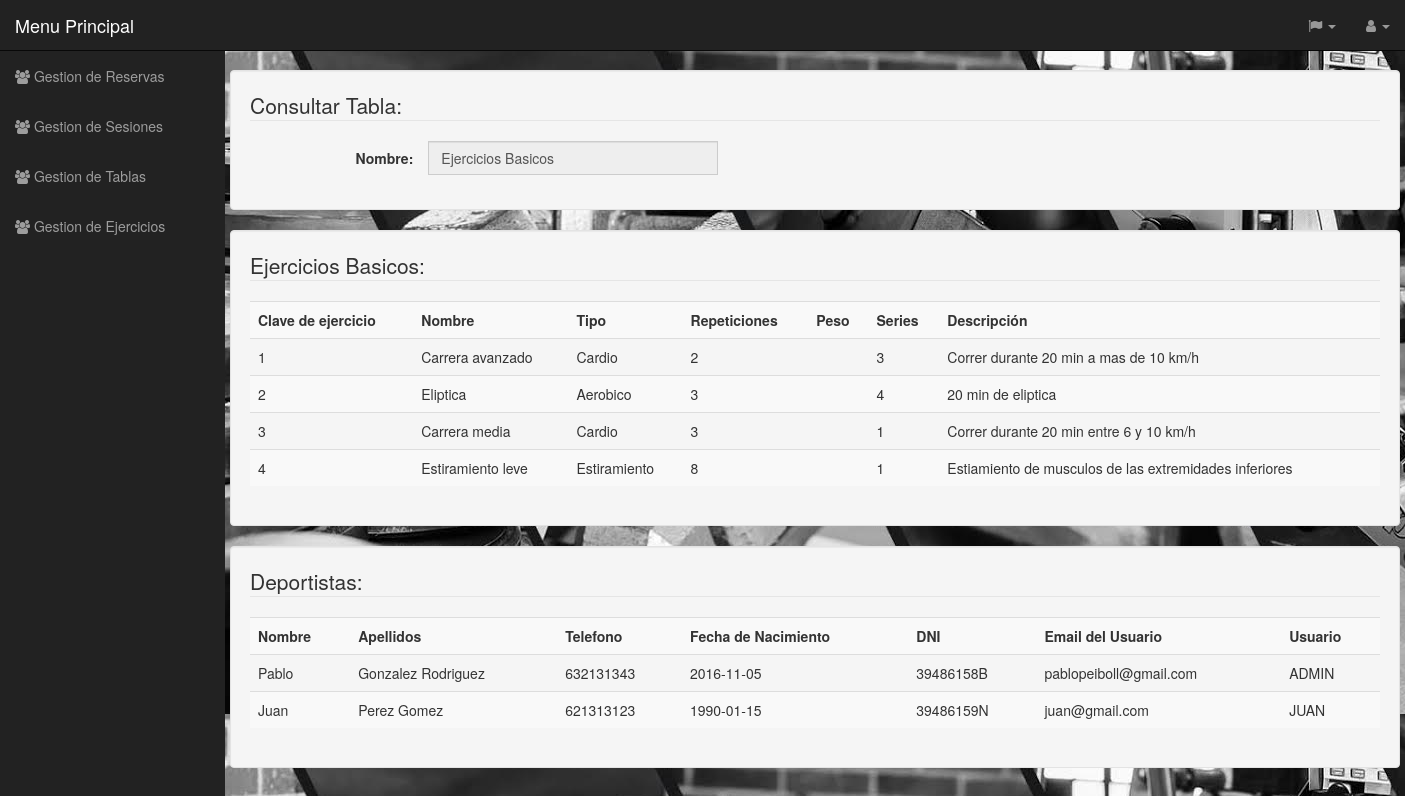
/Controlador/TABLA_Controller.php?accion=Consultar&id_Tabla=1, run on the app's committed database.
### tables this page shows
CREATE TABLE Tabla (
  id_Tabla int(11) NOT NULL AUTO_INCREMENT,
  Nombre varchar(25) NOT NULL,
  PRIMARY KEY (id_Tabla)
);

CREATE TABLE Tabla_contiene_ejercicios (
  Tabla_id_Tabla int(11) NOT NULL,
  Ejercicio_id_Ejercicio int(11) NOT NULL,
  PRIMARY KEY (Tabla_id_Tabla,Ejercicio_id_Ejercicio),
  KEY fk_Tabla_has_Ejercicio_Ejercicio1_idx (Ejercicio_id_Ejercicio),
  KEY fk_Tabla_has_Ejercicio_Tabla1_idx (Tabla_id_Tabla),
  CONSTRAINT fk_Tabla_has_Ejercicio_Ejercicio1 FOREIGN KEY (Ejercicio_id_Ejercicio) REFERENCES Ejercicio (id_Ejercicio) ON DELETE CASCADE ON UPDATE CASCADE,
  CONSTRAINT fk_Tabla_has_Ejercicio_Tabla1 FOREIGN KEY (Tabla_id_Tabla) REFERENCES Tabla (id_Tabla) ON DELETE CASCADE ON UPDATE CASCADE
);

CREATE TABLE Ejercicio (
  id_Ejercicio int(11) NOT NULL,
  Tipo varchar(45) NOT NULL,
  Nombre varchar(45) NOT NULL,
  Tiempo time DEFAULT NULL,
  Repeticiones int(11) DEFAULT NULL,
  Peso int(11) DEFAULT NULL,
  Series int(11) DEFAULT NULL,
  Descripcion varchar(100) DEFAULT NULL,
  PRIMARY KEY (id_Ejercicio)
);

CREATE TABLE IF NOT EXISTS `Tabla_Deportista` ( 
  `Tabla` int(11) NOT NULL, 
  `Deportista` varchar(10) NOT NULL 
);

CREATE TABLE Deportista (
  Usuario varchar(12) NOT NULL,
  `Password` varchar(128) NOT NULL,
  Nombre varchar(45) NOT NULL,
  Apellidos varchar(45) NOT NULL,
  FOTO varchar(100) DEFAULT NULL,
  DNI varchar(10) NOT NULL,
  Email varchar(45) NOT NULL,
  FechaNac date NOT NULL,
  Telefono int(11) NOT NULL,
  Tipo enum('TDU','PEF') DEFAULT NULL,
  PRIMARY KEY (DNI)
);

### Funciones/cargadodedatos.php (called while the page is built, shortened)
<?php
             include('../plantilla/cabecera.php');
        include("../Funciones/comprobaridioma.php");
        $clases=new comprobacion();
        $idiom=$clases->comprobaridioma($idioma);
        $datos=new datos();
        $formulario=$datos->array_consultar();
        $clase=new cabecera();
        $clase->crear($idiom,$formulario);
        include('../plantilla/menulateral.php');
        $menus=new menulateral();
        $menus->crear($idiom);
?>

### Controlador/TABLA_Controller.php (called while the page is built, shortened)
<?php
include '../Modelos/TABLA_Modelo.php';
include '../Vistas/TABLA_Show_Vista.php';
include '../Vistas/TABLA_Consultar_Vista.php';
	Switch ($_REQUEST['accion']){
			case 'Consultar':
			if (!isset($_REQUEST['Nombre'])){
				$tabla = new TABLA_Modelo($_REQUEST['id_Tabla'],"");
				$valores = $tabla->RellenaDatos();
				$ejercicios = $tabla->ListarEjercicios();
                $usuarios = $tabla->ListarUsuarios();
				new TABLA_Consultar($valores,$ejercicios,$usuarios, 'TABLA_Controller.php');
			}
			else{
				$tabla = get_data_form();
				$ejercicios = $tabla->ListarEjercicios();
                $usuarios = $tabla->ListarUsuarios();
				new TABLA_Consultar($respuesta,$ejercicios,$usuarios, 'TABLA_Controller.php');
			}
				break;
	}
?>

### Idiomas/idiomas.php (called while the page is built, shortened)
<?php
class idiomas{
	function español(){
return $arrays;
}
}
?>

### Funciones/comprobaridioma.php (called while the page is built)
<?php
class comprobacion{
function comprobaridioma($idioma){
if (isset($_SESSION['idioma'])){
    if($_SESSION['idioma']=="español"){
        $idiom=$idioma->español();
    }elseif($_SESSION['idioma']=="gallego"){
        $idiom=$idioma->gallego();
    }elseif($_SESSION['idioma']=="ingles"){
       $idiom=$idioma->ingles();
    }
}else{
    $idiom=$idioma->español();
}
return $idiom;
}
}

### Modelos/TABLA_Modelo.php (called while the page is built, shortened)
<?php
class TABLA_Modelo
{
	var $id_Tabla;
    var $mysqli;
function __construct($id_Tabla,$nombre,$arrayE = null, $arrayU = null){
	$this->id_Tabla = $id_Tabla;
}
function ConectarBD(){
	include "../DataBase/datos_BD.php";
    $this->mysqli = new mysqli($host,$user,$pass,$name);
}
function RellenaDatos(){
    $sql = "SELECT * from Tabla where id_Tabla = '".$this->id_Tabla."'";
    if (!($resultado = $this->mysqli->query($sql))){
	    return 'Error en la consulta sobre la base de datos';
	}
    else{
	       $result = $resultado->fetch_array();
		   return $result;
	}
}
function ListarEjercicios(){
	$sql ="SELECT * FROM Tabla_contiene_ejercicios, Ejercicio WHERE Ejercicio_id_Ejercicio = id_Ejercicio AND Tabla_id_Tabla = {$this->id_Tabla}";
	if($result = $this->mysqli->query($sql)){
		if($result->num_rows <= 0){
			$result = "Tabla vacia";
		}
	}
	else {
		$result = "Error en la consulta";
	}
	return $result;
}
function ListarUsuarios(){
    $sql ="SELECT * FROM Tabla_Deportista, Deportista WHERE Deportista = DNI AND DNI != 'default' AND Tabla = {$this->id_Tabla}";
    if($result = $this->mysqli->query($sql)){
        if($result->num_rows <= 0){
            $result = "Tabla vacia";
        }
    }
    else {
        $result = "Error en la consulta";
    }
    return $result;
}
}
?>

### DataBase/datos_BD.php (called while the page is built)
<?php
    $host = "localhost";
    $user = "root";
    $pass = "iu";
    $name = "Gimnasio_BD";
 ?>

### Vistas/TABLA_Consultar_Vista.php (the view, shortened to what this page needs)
<?php
class TABLA_Consultar{
function __construct($array,$arrayE,$users,$volver){
	$this->datos = $array;
	$this->ejercicios = $arrayE;
    $this->usuarios = $users;
   include("../Idiomas/idiomas.php");
    $idioma=new idiomas();
    include("../Funciones/cargadodedatos.php");
    $this->idiom=$idiom;
    $this->render();
}
function render(){
?><br>
    <div class="container well">
        <div class="row">
            <div class="col-xs-12">
                <form class="form-horizontal" method="post"action="../Controlador/TABLA_Controller.php">
                    <fieldset><legend> <?=$this->idiom['ConsultarTabla'].":"?></legend>
                        <div class="form-group"><label class="col-sm-2 control-label" for="nombre"id ="nombre"> <?=$this->idiom['Nombre'].":"?></label>
                            <div class="input-group col-sm-3">
                                <input class="form-control" type=text readonly id=nombre name=Nombre value = '<?= $this->datos['Nombre']?>'>
                            </div>
                        </div>
                    </fieldset>
                </form>
            </div>
        </div>
    </div>
    <div class="container well">
        <div class="row">
            <div class="col-xs-12">
                <legend> <?=$this->datos['Nombre'].":"?></legend>
                <table class="table table-striped">
                    <tr>
                        <th><?=$this->idiom['id_Ejercicio']?></th>
                        <th><?=$this->idiom['Nombre']?></th>
                        <th><?=$this->idiom['Tipo']?></th>
                        <th><?=$this->idiom['Repeticiones']?></th>
                        <th><?=$this->idiom['Peso']?></th>
                        <th><?=$this->idiom['Series']?></th>
                        <th><?=$this->idiom['Descripcion']?></th>
                    </tr>
                    <?php  if($this->ejercicios != "Tabla vacia")foreach ($this->ejercicios  as $ejercicio){  ?>
                        <tr>
                            <td><?=$ejercicio['id_Ejercicio']?></td>
                            <td><?=$ejercicio['Nombre']?></td>
                            <td><?=$ejercicio['Tipo']?></td>
                            <td><?=$ejercicio['Repeticiones']?></td>
                            <td><?=$ejercicio['Peso']?></td>
                            <td><?=$ejercicio['Series']?></td>
                            <td><?=$ejercicio['Descripcion']?></td>
                        </tr>
                    <?php }?>
                </table>
            </div>
        </div>
    </div>
    <div class="container well">
        <div class="row">
            <div class="col-xs-12">
                <legend> <?=$this->idiom['Deportistas'].":"?></legend>
                <table class="table table-striped">
                    <tr>
                        <th><?=$this->idiom['Nombre']?></th>
                        <th><?=$this->idiom['Apellidos']?></th>
                        <th><?=$this->idiom['Telefono']?></th>
                        <th><?=$this->idiom['FechaNac']?></th>
                        <th><?=$this->idiom['DNI']?></th>
                        <th><?=$this->idiom['email']?></th>
                        <th><?=$this->idiom['Usuario']?></th>
                    </tr>
                    <?php  if($this->usuarios != "Tabla vacia") foreach ($this->usuarios  as $usuario){  ?>
                        <tr>
                            <td><?=$usuario['Nombre']?></td>
                            <td><?=$usuario['Apellidos']?></td>
                            <td><?=$usuario['Telefono']?></td>
                            <td><?=$usuario['FechaNac']?></td>
                            <td><?=$usuario['DNI']?></td>
                            <td><?=$usuario['Email']?></td>
                            <td><?=$usuario['Usuario']?></td>
                        </tr>
                    <?php }?>
                </table>
            </div>
        </div>
    </div>
<?php
}
}
?>

### plantilla/cabecera.php (shortened to what this page needs)
<?php
class cabecera{
    function crear($idioma,$form){
?>
<!DOCTYPE html>
<html lang="en">
<head>
    <link href=".././css/bootstrap.min.css" rel="stylesheet">
    <link href=".././css/sb-admin.css" rel="stylesheet">
    <link href=".././css/plugins/morris.css" rel="stylesheet">
    <link href=".././font-awesome/css/font-awesome.min.css" rel="stylesheet" type="text/css">
    <link rel="stylesheet" href="../css/calendar.css">
    <link href="//maxcdn.bootstrapcdn.com/font-awesome/4.3.0/css/font-awesome.min.css" rel="stylesheet">
    <link rel="stylesheet" href="../datepicker/css/bootstrap-datetimepicker.min.css" />
</head>
<body background="../Archivos/unnamed.jpg">
    <div id="wrapper">
        <nav class="navbar navbar-inverse navbar-fixed-top" role="navigation">
            <div class="navbar-header">
                <a class="navbar-brand" href="../Controlador/ControladorPrincipal.php?principal"><?php echo $idioma['Menu']; ?></a>
            </div>
            <ul class="nav navbar-right top-nav">
                <li class="dropdown">
                    <a href="#" class="dropdown-toggle" data-toggle="dropdown"><i class="fa fa-flag"></i> <b class="caret"></b></a>
                </li>
                <li class="dropdown">
                    <a href="#" class="dropdown-toggle" data-toggle="dropdown"><i class="fa fa-user"></i> <?php  ?> <b class="caret"></b></a>
                </li>
            </ul>
           <?php }} ?>

### plantilla/menulateral.php (shortened to what this page needs)
<?php
class menulateral{
	function crear($idioma){
?>
            <div class="collapse navbar-collapse navbar-ex1-collapse">
                <ul class="nav navbar-nav side-nav">
                     <li>
                        <li>
                        <a href="../Controlador/ControladorReservas.php?reservas" data-toggle="collapse" data-target="#down2"><i class="fa fa-users"></i> <?php echo $idioma['GestionReservas'];?> </a>
                      </li>
                    </li>
                    <li>
                     <li>
                        <li>
                        <a href="../Controlador/ControladorSesiones.php?sesiones" data-toggle="collapse" data-target="#down2"><i class="fa fa-users"></i> <?php echo $idioma['GestionSesiones'];?> </a>
                      </li>
                    </li>
                     <li>
                        <li>
                        <a href="../Controlador/TABLA_Controller.php" data-toggle="collapse" data-target="#down2"><i class="fa fa-users"></i> <?php echo $idioma['GestionTablas'];?> </a>
                      </li>
                    </li>
                     <li>
                        <li>
                        <a href="../Controlador/EJERCICIO_Controller.php" data-toggle="collapse" data-target="#down2"><i class="fa fa-users"></i> <?php echo $idioma['GestionEjercicios'];?> </a>
                      </li>
                    </li>
            </div>
              </nav>
<?php
 }
}?>

### css/sb-admin.css (style rules this page uses)
body { margin-top: 100px; background-color: #222; }
@media (min-width:768px) { body { margin-top: 50px; } }
#wrapper { padding-left: 0; }
@media (min-width:768px) { #wrapper { padding-left: 225px; } }
.top-nav { padding: 0 15px; }
.top-nav>li { display: inline-block; float: left; }
.top-nav>li>a { padding-top: 15px; padding-bottom: 15px; line-height: 20px; color: #999; }
@media (min-width:768px) { .side-nav { position: fixed; top: 51px; left: 225px; width: 225px; margin-left: -225px; border: none; border-radius: 0; overflow-y: auto; background-color: #222; bottom: 0; overflow-x: hidden; padding-bottom: 40px; } }
@media (min-width:768px) { .side-nav>li>a { width: 225px; } }

### data on the page
tabla: Nombre "Ejercicios Basicos"
tabla_contiene_ejercicios: Ejercicio_id_Ejercicio.id_Ejercicio "1", Ejercicio_id_Ejercicio.Nombre "Carrera avanzado", Ejercicio_id_Ejercicio.Tipo "Cardio", Ejercicio_id_Ejercicio.Repeticiones "2", Ejercicio_id_Ejercicio.Series "3", Ejercicio_id_Ejercicio.Descripcion "Correr durante 20 min a mas de 10 km/h"
tabla_contiene_ejercicios: Ejercicio_id_Ejercicio.id_Ejercicio "2", Ejercicio_id_Ejercicio.Nombre "Eliptica", Ejercicio_id_Ejercicio.Tipo "Aerobico", Ejercicio_id_Ejercicio.Repeticiones "3", Ejercicio_id_Ejercicio.Series "4", Ejercicio_id_Ejercicio.Descripcion "20 min de eliptica"
tabla_contiene_ejercicios: Ejercicio_id_Ejercicio.id_Ejercicio "3", Ejercicio_id_Ejercicio.Nombre "Carrera media", Ejercicio_id_Ejercicio.Tipo "Cardio", Ejercicio_id_Ejercicio.Repeticiones "3", Ejercicio_id_Ejercicio.Series "1", Ejercicio_id_Ejercicio.Descripcion "Correr durante 20 min entre 6 y 10 km/h"
tabla_contiene_ejercicios: Ejercicio_id_Ejercicio.id_Ejercicio "4", Ejercicio_id_Ejercicio.Nombre "Estiramiento leve", Ejercicio_id_Ejercicio.Tipo "Estiramiento", Ejercicio_id_Ejercicio.Repeticiones "8", Ejercicio_id_Ejercicio.Series "1", Ejercicio_id_Ejercicio.Descripcion "Estiamiento de musculos de las extremidades inferiores"
tabla_deportista: deportista.Nombre "Pablo", deportista.Apellidos "Gonzalez Rodriguez", deportista.Telefono "632131343", deportista.FechaNac "2016-11-05", deportista.DNI "39486158B", deportista.Email "pablopeiboll@gmail.com", deportista.Usuario "ADMIN"
tabla_deportista: deportista.Nombre "Juan", deportista.Apellidos "Perez Gomez", deportista.Telefono "621313123", deportista.FechaNac "1990-01-15", deportista.DNI "39486159N", deportista.Email "juan@gmail.com", deportista.Usuario "JUAN"

### other printed values
$idioma['Menu'] "Menu Principal"
$idioma['GestionReservas'] "Gestion de Reservas"
$idioma['GestionSesiones'] "Gestion de Sesiones"
$idioma['GestionTablas'] "Gestion de Tablas"
$idioma['GestionEjercicios'] "Gestion de Ejercicios"
$this->idiom['ConsultarTabla'] "Consultar Tabla"
$this->idiom['Nombre'] "Nombre"
$this->idiom['id_Ejercicio'] "Clave de ejercicio"
$this->idiom['Tipo'] "Tipo"
$this->idiom['Repeticiones'] "Repeticiones"
$this->idiom['Peso'] "Peso"
$this->idiom['Series'] "Series"
$this->idiom['Descripcion'] "Descripción"
$this->idiom['Deportistas'] "Deportistas"
$this->idiom['Apellidos'] "Apellidos"
